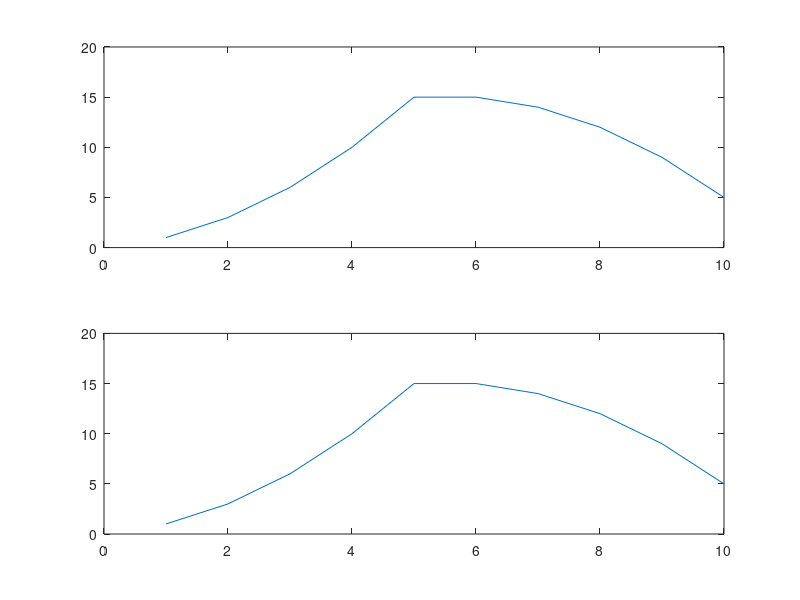

Write the MATLAB code that produced this figure.
clc;
clear all;
close all;

x=[1,2,3,4,5]';
h=[1,1,1,1,1,1]';
N = length(x)+length(h)-1;  %the minimum pad factor
h1 = [h; zeros(N-length(h),1)];
x1 = [x ; zeros(N-length(x),1)];
out = ifft(fft(x1).*fft(h1));
yconv = conv(x,h);
subplot(2,1,1);
plot(out);
subplot(2,1,2);
plot(yconv);

% Two N-point DFT + One N-point inverse DFT = 3*(Nlog(N)/2)
% now product of two DFTs = N operations
% Total complex multiplications= 3*(Nlog(N)/2)+N
% so, total real multiplications= 4*(3*(Nlog(N)/2)+N)= 6Nlog(N)+4N
